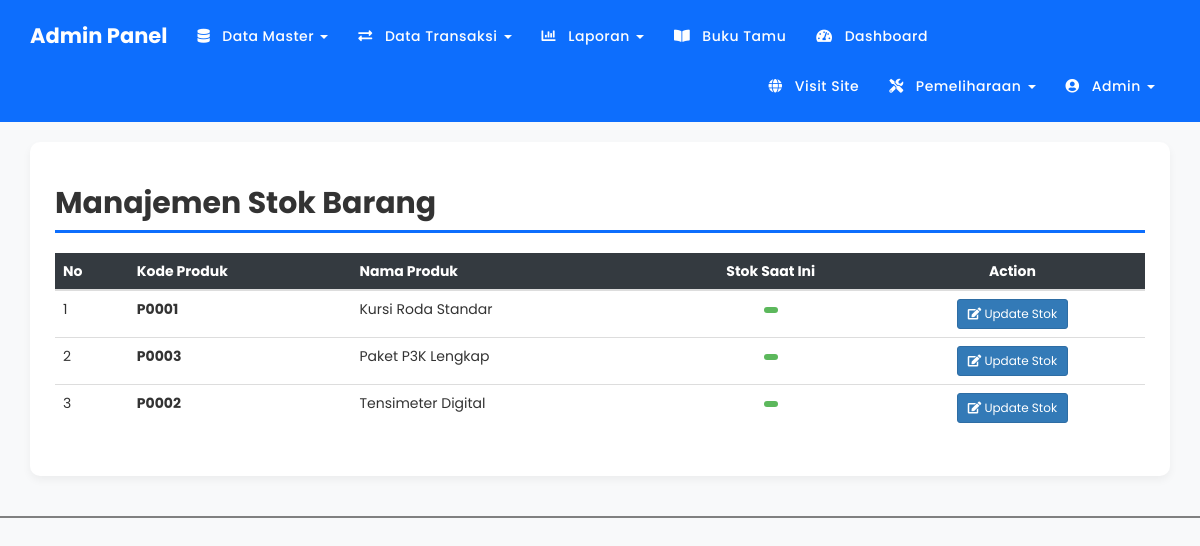
Before: /admin/m_stok.php (signed in) with the older database file.
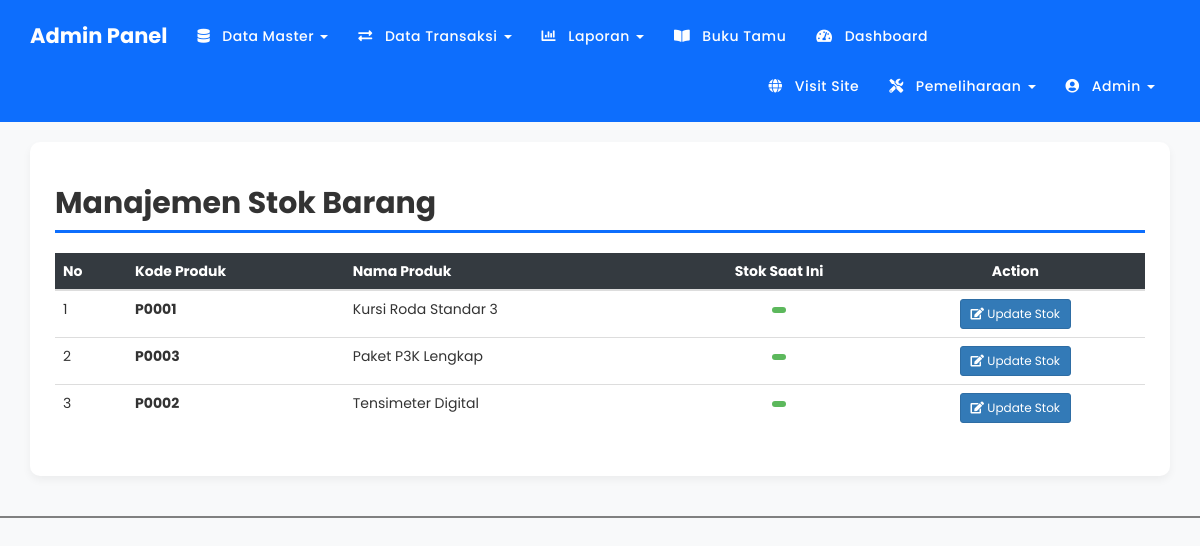
After: the same page with the newer database file.
### tables this page shows
CREATE TABLE `produk` (
  `kode_produk` varchar(100) NOT NULL,
  `nama` varchar(100) NOT NULL,
  `image` text NOT NULL,
  `deskripsi` text NOT NULL,
  `harga` int(11) NOT NULL,
  PRIMARY KEY (`kode_produk`)
);

### admin/m_stok.php (the view, shortened to what this page needs)
<?php
include 'header.php';
?>
<link rel="stylesheet" href="https://cdnjs.cloudflare.com/ajax/libs/font-awesome/5.15.4/css/all.min.css">
<div class="container" style="margin-top: 20px;">
    <div class="card-custom">
        <h2 class="page-title"><b>Manajemen Stok Barang</b></h2>
        <div class="table-responsive">
            <table class="table table-hover table-custom">
                <thead>
                    <tr>
                        <th scope="col">No</th>
                        <th scope="col">Kode Produk</th>
                        <th scope="col">Nama Produk</th>
                        <th scope="col" class="text-center">Stok Saat Ini</th>
                        <th scope="col" class="text-center">Action</th>
                    </tr>
                </thead>
                <tbody>
                    <?php
                    $result = mysqli_query($conn, "SELECT * FROM produk ORDER BY nama ASC");
                    $no = 1;
                    if ($result && mysqli_num_rows($result) > 0) {
                        while ($row = mysqli_fetch_assoc($result)) {
                    ?>
                            <tr>
                                <td><?= $no; ?></td>
                                <td><b><?= htmlspecialchars($row['kode_produk']); ?></b></td>
                                <td><?= htmlspecialchars($row['nama']); ?></td>
                                <td class="text-center">
                                    <span class="badge" style="background-color: #5cb85c; font-size: 1.1em;">
                                    </span>
                                </td>
                                <td class="text-center">
                                    <a href="edit_stok.php?kode=<?= $row['kode_produk']; ?>" class="btn btn-primary btn-sm"><i class="fas fa-edit"></i> Update Stok</a>
                                </td>
                            </tr>
                    <?php
                            $no++;
                        }
                    } else {
                        echo '<tr><td colspan="5" class="text-center" style="padding: 20px;">Belum ada data produk.</td></tr>';
                    }
                    ?>
                </tbody>
            </table>
        </div>
    </div>
</div>
<br><br>
<?php
include 'footer.php';
?>

Changed rows visible on the page:
changed produk "P0001": nama "Kursi Roda Standar" → "Kursi Roda Standar 3"
